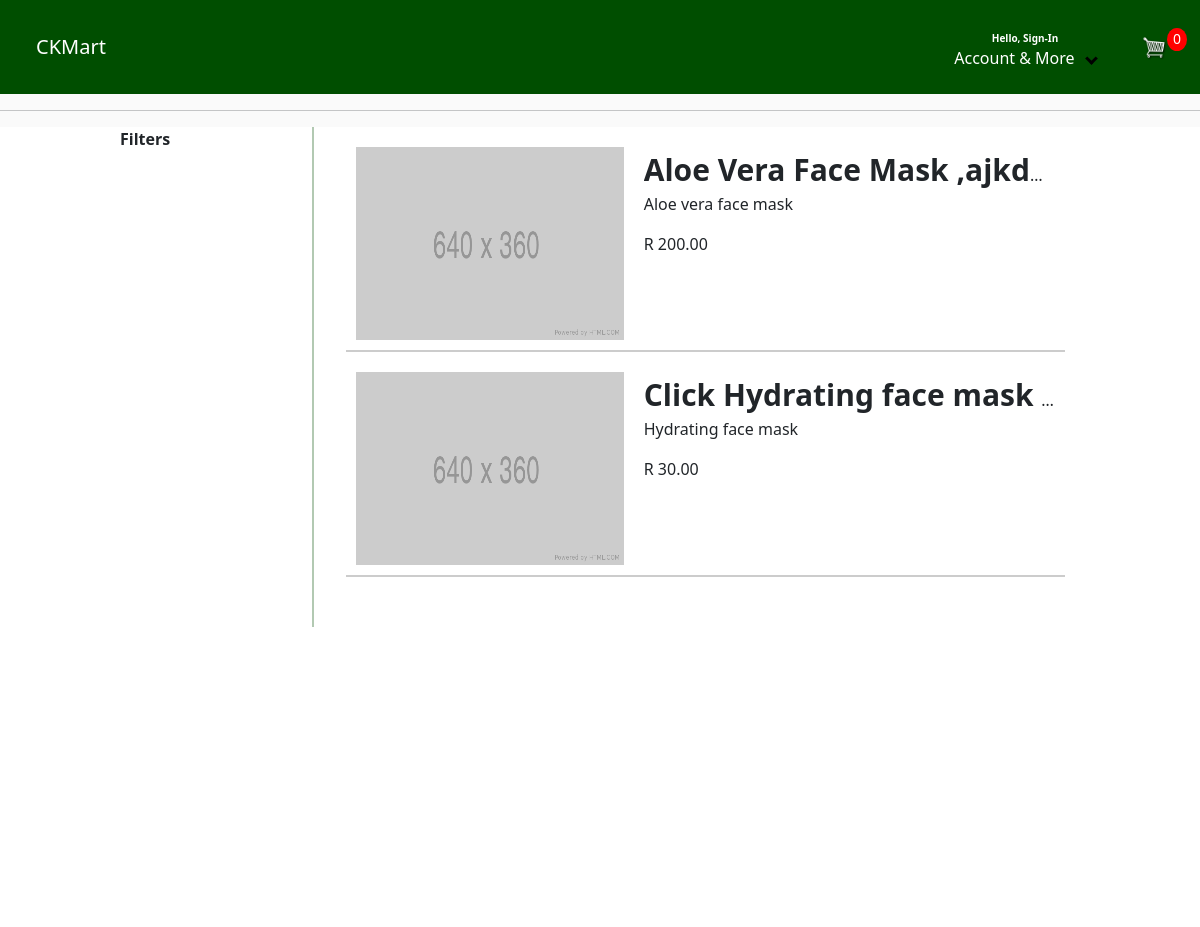
/store/, run on the app's committed database.
### store/models.py (models this page shows, shortened)
class Product( models.Model ):
    name = models.CharField( max_length=200 )
    description = models.CharField( null=True, blank=True, max_length=200 )
    price = models.DecimalField( max_digits=7, decimal_places=2 )
    image = models.ImageField( default='placeholder.png', blank=True )
    @property
    def imageURL( self ):
        try:
            url = self.image.url
        except:
            url = ''
        return url

### store/views.py (the view)
# urls.py: path('store/', include('store.urls')),
def store( request ):
    data = cartData( request )
    cartItems = data['cartItems']
    products = Product.objects.all()
    context = { 'products': products, 'cartItems': cartItems }
    return render( request, 'store/store.html', context )

### store/utils.py (called while the page is built, shortened)
def cookieCart ( request ):
    try:
        cart = json.loads( request.COOKIES['cart'] )
    except:
        cart = {}
    items = []
    order = {'get_cart_total': 0, 'get_cart_items': 0, 'shipping': False }
    cartItems = order['get_cart_items']
    if ( len( items ) > 0 ):
            order['shipping'] = True
    return { 'items': items, 'order': order, 'cartItems': cartItems }

def cartData( request ):
    if request.user.is_authenticated:
        account = request.user
        try:
            order = Order.objects.get( account=account )
            items = order.orderitem_set.all()
            cartItems = order.get_cart_items
        except:
            print('error occured')
            order = None
            items = None
            cartItems = 0
    else:
        cookieData = cookieCart( request )
        items = cookieData['items']
        order = cookieData['order']
        cartItems = cookieData['cartItems']
    return  { 'items': items, 'order': order, 'cartItems': cartItems }

### store/templates/store/store.html (shortened to what this page needs)
{% extends 'store/main.html' %}
{% load static %}
{% block content %}
    <div class="ck-store-container">
        <div class="ck-content-wrapper">
            <div class="ck-store-products-container">
                <div class="ck-store-product-filters">
                <span class="ck-title">Filters</span>
                </div>
                <div class="ck-store-products-wrapper">
                    {% for product in products %}
                    <div class="ck-store-product-wrapper">
                        <div class="ck-store-product-brand-wrapper">
                            <a href="{% url 'product' product.id %}">
                                <img class src="{{ product.imageURL }}" />
                            </a>
                        </div>
                        <div class="ck-store-product-description-wrapper">
                            <div class="ck-store-product-description-container">
                                <a class="ck-link" href="{% url 'product' product.id %}">
                                    <span class="ck-title ck-title-3">{{ product.name}}
                                                                        ,ajkdshfkjhfdnbdfjksgnlb ermnmxb,kreg b,tknh.h
                                    dlfgksmdfng,ksdnghkjg</span>
                                </a>
                                <p>{{ product.description }} </p>
                                <span>R {{ product.price }}</span>
                            </div>
                        </div>
                    </div>
                    {% endfor %}
                </div>
            </div>
        </div>
    </div>
{% endblock content %}

### static/css/store/main.css (style rules this page uses)
body { background-color: hsl(0, 0%, 98%); }
.ck-title { font-weight: 700; }
.ck-title-3 { font-size: 30px; }
.ck-store-product-filters { width: 20%; height: 400px; }
.ck-store-products-container { margin: auto; width: 80%; overflow: auto; display: flex; }
.ck-store-products-wrapper { width: 78%; }
.ck-store-product-wrapper { height: 215px; border-bottom: 2px solid #ccc; margin: 10px 15px; display: flex; }
.ck-store-product-brand-wrapper { position: relative; width: 40%; height: 100%; }
.ck-store-product-brand-wrapper a { position: absolute; width: 100%; height: 100%; }
.ck-store-product-brand-wrapper img { position: absolute; width: 100%; height: 100%; padding: 10px; }
.ck-store-product-description-wrapper { width: 60%; height: 100%; }
.ck-store-product-description-container { padding: 10px; height: 100%; display: flex; flex-direction: column; }
.ck-store-product-description-container a { overflow: hidden; white-space: nowrap; text-overflow: ellipsis; }
.ck-link { text-decoration: none; color: inherit; }

### static/css/store/_variables.css (style rules this page uses)
:root { --primary: #004e00; --white: #fff; --black: #000; --default: #ccc; }

### data on the page
Product: imageURL (placeholder picture), name "Aloe Vera Face Mask", description "Aloe vera face mask", price "200.00"
Product: imageURL (placeholder picture), name "Click Hydrating face mask", description "Hydrating face mask", price "30.00"

### other printed values
{{ cartItems }} "0"
